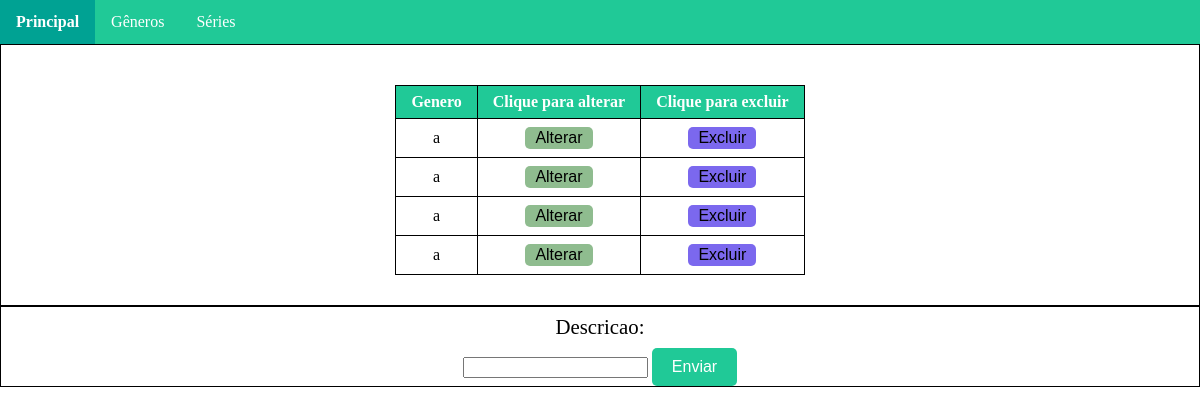
/genero/, run on an earlier commit of the app's database.
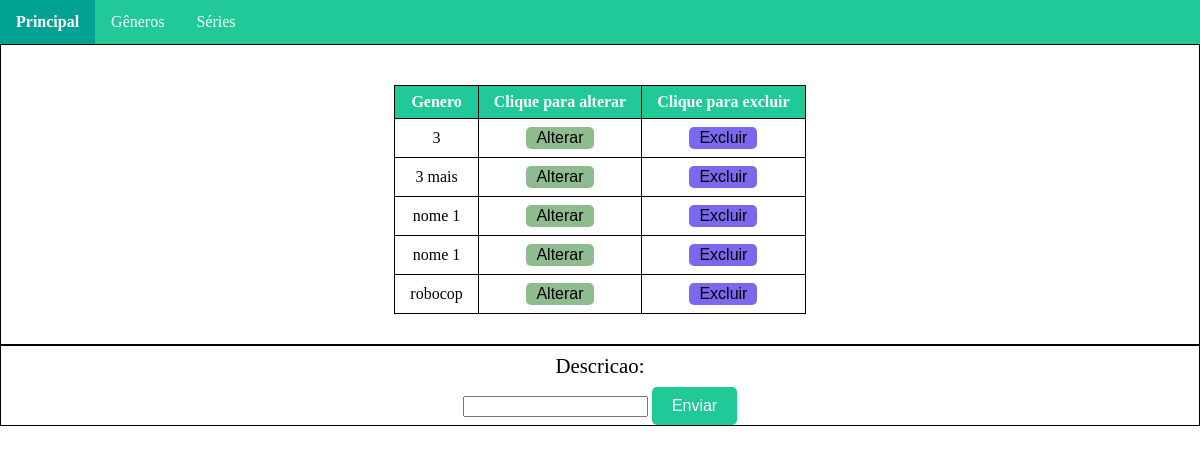
And on a later commit of the database.
### genero/models.py (models this page shows, shortened)
class Genero(models.Model):
    descricao = models.CharField(max_length=100)

### genero/views.py (the view, shortened to what this page needs)
# urls.py: path('',views.cadastro,name='cadastro'),
def cadastro(request):
    form = forms.GeneroForm()
    generos_list = models.Genero.objects.order_by('descricao')
    data_dict = {"genero_records": generos_list, 'form': form}
    return render(request, 'genero/genero.html', data_dict)

### genero/forms.py
class GeneroForm(forms.ModelForm):
    class Meta:
        model = Genero
        fields = '__all__'

### templates/genero/genero.html (shortened to what this page needs)
<!DOCTYPE html>
{% load static %}
<html>
<head>
    <link href="{% static 'css/reset.css' %}" rel="stylesheet" type="text/css">
    <link href="{% static 'css/menu.css' %}" rel="stylesheet" type="text/css">
    <link href="{% static 'css/genero.css' %}" rel="stylesheet" type="text/css">
</head>
<body>
{% include "../menu.html" %}
<main>
    <div class="conteiner-center">
        <span>
            {% if genero_records %}
        <table>
            <thead>
            <tr>
                <th>Genero</th>
                <th>Clique para alterar</th>
                <th>Clique para excluir</th>
            </tr>
            </thead>
            <tbody>
            {% for genero in genero_records %}
            <tr>
                <td>{{genero.descricao}}</td>
                <td><button class="list-button editar-button" onclick="updateItem({{genero.id}})">Alterar</button></td>
                <td><button class="list-button apagar-button" onclick="deleteItem({{genero.id}})">Excluir</button></td>
            </tr>
           {% endfor %}
            </tbody>
        </table>
            {% else %}
               <p>Nenhum dado cadastrado</p>
            {% endif %}
        </span>
    </div>
    <div class="conteiner-center">
        <form onsubmit="/genero" id="form-genero" method="post">
            {{form}}
            <input type="submit" id="submit-button" value="Enviar" class="enviar-button">
        </form>
    </div>
</main>
</body>
</html>

### templates/menu.html
<!DOCTYPE html>
        <header>
            <nav>
                <ul>
                    <li><a href= "/principal">Principal</a> </li>
                    <li><a href= "/genero">Gêneros</a> </li>
                    <li><a href= "/serie">Séries</a></li>
                </ul>
            </nav>
        </header>
</html>

### static/css/menu.css (style rules this page uses)
ul { list-style-type: none; margin: 0; padding: 0; overflow: hidden; background-color: #20c997; }
li { float: left; }
li a { display: block; color: white; text-align: center; padding: 14px 16px; text-decoration: none; }

### static/css/genero.css (style rules this page uses)
table { margin: 30px auto; text-align: center; }
thead { background: #20c997; color: white; font-weight: bold; }
td, th { border: 1px solid; border-color: black; padding: 8px 15px; }
form label { display: block; text-align: center; font-size: 1.3em; padding-bottom: 0.5em; }
.enviar-button { background: #20c997; color: white; border: none; border-radius: 5px; padding: 10px 20px; font-size: 1em; }
.list-button { border: none; border-radius: 5px; padding: 2px 10px; font-size: 1em; }
.apagar-button { background: mediumslateblue; }
.editar-button { background: darkseagreen; }
.conteiner-center { display: flex; justify-content: center; align-items: stretch; padding-top: 10px; border: solid; border-width: 1px; }

What changed in the data, as far as the page shows it:
removed Genero: descricao "a"
removed Genero: descricao "a"
removed Genero: descricao "a"
removed Genero: descricao "a"
added Genero: descricao "3"
added Genero: descricao "3 mais"
added Genero: descricao "nome 1"
added Genero: descricao "nome 1"
added Genero: descricao "robocop"
